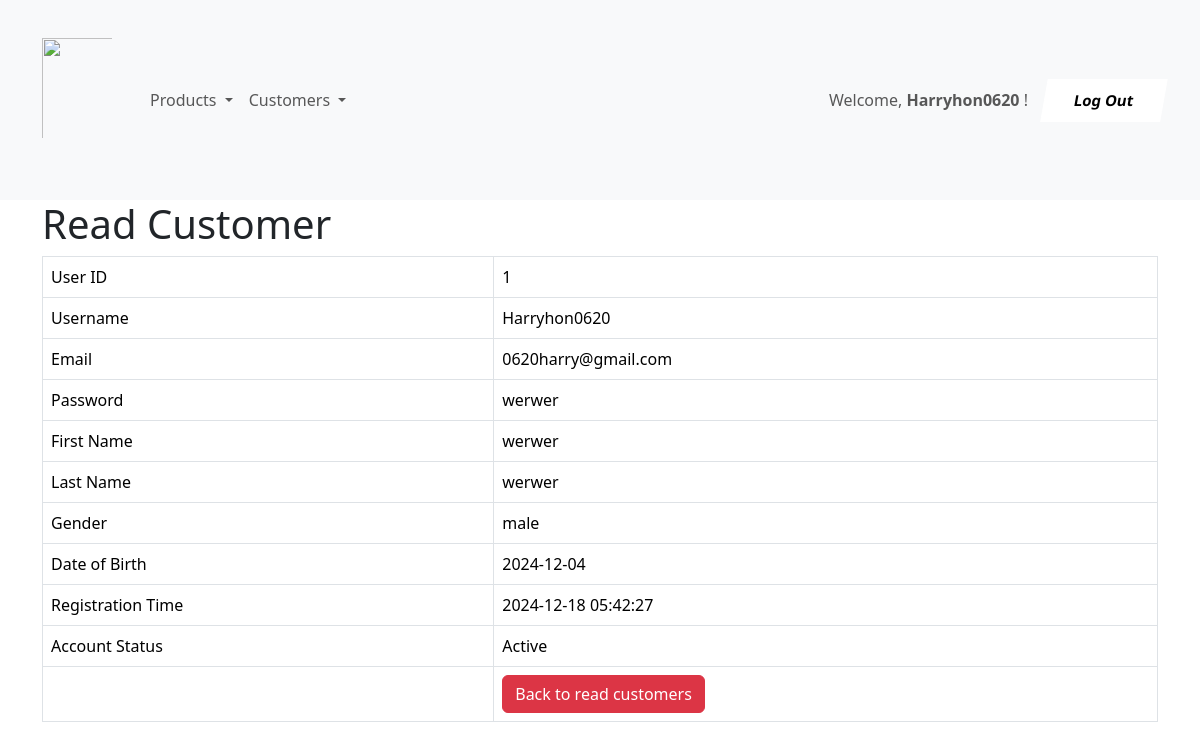
Screenshot of /shop/customer_details.php?userid=1 (signed in) with the database file from the repository.
### tables this page shows
CREATE TABLE IF NOT EXISTS `customers` (
  `user_id` int NOT NULL AUTO_INCREMENT,
  `username` varchar(128) NOT NULL,
  `email` varchar(128) NOT NULL,
  `password` varchar(128) NOT NULL,
  `first_name` text NOT NULL,
  `last_name` text NOT NULL,
  `gender` text NOT NULL,
  `date_of_birth` date NOT NULL,
  `registration_time` timestamp NOT NULL DEFAULT CURRENT_TIMESTAMP,
  `account_status` tinyint(1) NOT NULL DEFAULT '1',
  PRIMARY KEY (`user_id`),
  UNIQUE KEY `email` (`email`),
  UNIQUE KEY `username` (`username`)
);

### shop/customer_details.php (the view, shortened to what this page needs)
<!DOCTYPE HTML>
<html>
<head>
    <link href="https://cdn.jsdelivr.net/npm/bootstrap@5.3.3/dist/css/bootstrap.min.css" rel="stylesheet">
</head>
<body>
    <?php
    include 'menu.php';
    ?>
    <div class="container">
        <div class="page-header">
            <h1>Read Customer</h1>
        </div>
        <?php
        $userid = isset($_GET['userid']) ? $_GET['userid'] : die('ERROR: Record Username not found.');
        include 'config/database.php';
        try {
            $query = "SELECT user_id, username, email, password, first_name, last_name, gender, date_of_birth, registration_time, account_status FROM customers WHERE user_id = ? LIMIT 0,1";
            $stmt = $con->prepare($query);
            $stmt->bindParam(1, $userid);
            $stmt->execute();
            $row = $stmt->fetch(PDO::FETCH_ASSOC);
            $fetched_id = $row['user_id'];
            $fetched_name = $row['username'];
            $fetched_email = $row['email'];
            $fetched_password = $row['password'];
            $first_name = $row['first_name'];
            $last_name = $row['last_name'];
            $gender = $row['gender'];
            $date_of_birth = $row['date_of_birth'];
            $registration_time = $row['registration_time'];
            $account_status = $row['account_status'];
        }
        catch (PDOException $exception) {
            die('ERROR: ' . $exception->getMessage());
        }
        ?>
        <table class='table table-hover table-responsive table-bordered'>
            <tr>
                <td>User ID</td>
                <td><?php echo htmlspecialchars($fetched_id, ENT_QUOTES); ?></td>
            </tr>
            <tr>
                <td>Username</td>
                <td><?php echo htmlspecialchars($fetched_name, ENT_QUOTES); ?></td>
            </tr>
            <tr>
                <td>Email</td>
                <td><?php echo htmlspecialchars($fetched_email, ENT_QUOTES); ?></td>
            </tr>
            <tr>
                <td>Password</td>
                <td><?php echo htmlspecialchars($fetched_password, ENT_QUOTES); ?></td>
            </tr>
            <tr>
                <td>First Name</td>
                <td><?php echo htmlspecialchars($first_name, ENT_QUOTES); ?></td>
            </tr>
            <tr>
                <td>Last Name</td>
                <td><?php echo htmlspecialchars($last_name, ENT_QUOTES); ?></td>
            </tr>
            <tr>
                <td>Gender</td>
                <td><?php echo htmlspecialchars($gender, ENT_QUOTES); ?></td>
            </tr>
            <tr>
                <td>Date of Birth</td>
                <td><?php echo htmlspecialchars($date_of_birth, ENT_QUOTES); ?></td>
            </tr>
            <tr>
                <td>Registration Time</td>
                <td><?php echo htmlspecialchars($registration_time, ENT_QUOTES); ?></td>
            </tr>
            <tr>
                <td>Account Status</td>
                <td><?php
                if ($account_status == 1) {
                    $status = "Active";
                    echo htmlspecialchars($status, ENT_QUOTES);
                }
                ?></td>
            </tr>
            <tr>
                <td></td>
                <td>
                    <a href='customer_listing.php' class='btn btn-danger'>Back to read customers</a>
                </td>
            </tr>
        </table>
    </div>
</body>
</html>

### rows the page displays
customers: user_id "1", username "Harryhon0620", email "0620harry@gmail.com", password "werwer", first_name "werwer", last_name "werwer", gender "male", date_of_birth "2024-12-04", registration_time "2024-12-18 05:42:27", account_status "Active"

### other values shown
$_SESSION['username'] "Harryhon0620"
